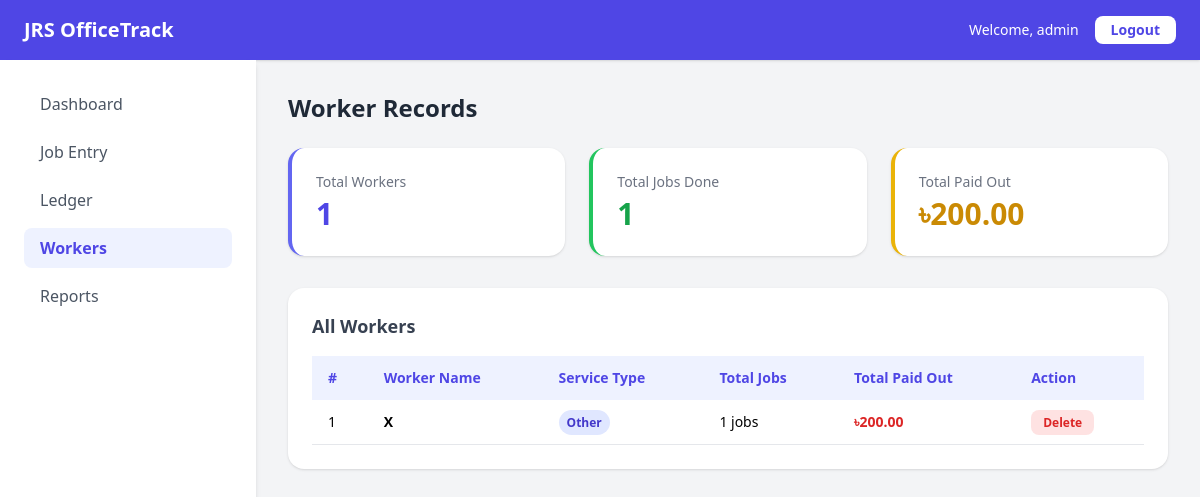
The page /workers.php (signed in) on the database its author committed.
### tables this page shows
CREATE TABLE `workers` (
  `id` int(11) NOT NULL,
  `worker_name` varchar(100) NOT NULL,
  `service_type` varchar(100) NOT NULL,
  `total_jobs` int(11) DEFAULT 0,
  `total_paid` decimal(10,2) DEFAULT 0.00,
  `created_at` timestamp NOT NULL DEFAULT current_timestamp()
);

### workers.php (the view, shortened to what this page needs)
<?php
require_once 'includes/db.php';
$workers = $pdo->query("SELECT * FROM workers ORDER BY worker_name ASC")->fetchAll();
?>
<!DOCTYPE html>
<html lang="en">
<head>
    <script src="https://cdn.tailwindcss.com"></script>
</head>
<body class="bg-gray-100 min-h-screen">
    <nav class="bg-indigo-600 text-white px-6 py-4 flex justify-between items-center shadow">
        <h1 class="text-xl font-bold">JRS OfficeTrack</h1>
        <div class="flex items-center gap-4">
            <span class="text-sm">Welcome, <?= $_SESSION['admin'] ?></span>
            <a href="logout.php" class="bg-white text-indigo-600 text-sm font-semibold px-4 py-1 rounded-lg hover:bg-gray-100">Logout</a>
        </div>
    </nav>
    <div class="flex">
        <aside class="w-64 bg-white shadow-md min-h-screen p-6">
            <nav class="space-y-2">
                <a href="dashboard.php" class="block px-4 py-2 rounded-lg text-gray-600 hover:bg-indigo-50 hover:text-indigo-600">Dashboard</a>
                <a href="job_entry.php" class="block px-4 py-2 rounded-lg text-gray-600 hover:bg-indigo-50 hover:text-indigo-600">Job Entry</a>
                <a href="ledger.php" class="block px-4 py-2 rounded-lg text-gray-600 hover:bg-indigo-50 hover:text-indigo-600">Ledger</a>
                <a href="workers.php" class="block px-4 py-2 rounded-lg bg-indigo-50 text-indigo-600 font-semibold">Workers</a>
                <a href="reports.php" class="block px-4 py-2 rounded-lg text-gray-600 hover:bg-indigo-50 hover:text-indigo-600">Reports</a>
            </nav>
        </aside>
        <main class="flex-1 p-8">
            <h2 class="text-2xl font-bold text-gray-800 mb-6">Worker Records</h2>
            <div class="grid grid-cols-1 md:grid-cols-3 gap-6 mb-8">
                <div class="bg-white rounded-2xl shadow p-6 border-l-4 border-indigo-500">
                    <p class="text-sm text-gray-500">Total Workers</p>
                    <p class="text-3xl font-bold text-indigo-600 mt-1"><?= count($workers) ?></p>
                </div>
                <div class="bg-white rounded-2xl shadow p-6 border-l-4 border-green-500">
                    <p class="text-sm text-gray-500">Total Jobs Done</p>
                    <p class="text-3xl font-bold text-green-600 mt-1">
                        <?= array_sum(array_column($workers, 'total_jobs')) ?>
                    </p>
                </div>
                <div class="bg-white rounded-2xl shadow p-6 border-l-4 border-yellow-500">
                    <p class="text-sm text-gray-500">Total Paid Out</p>
                    <p class="text-3xl font-bold text-yellow-600 mt-1">
                        &#2547;<?= number_format(array_sum(array_column($workers, 'total_paid')), 2) ?>
                    </p>
                </div>
            </div>
            <div class="bg-white rounded-2xl shadow p-6">
                <h3 class="text-lg font-bold text-gray-700 mb-4">All Workers</h3>
                <?php if(count($workers) > 0): ?>
                <table class="w-full text-sm text-left">
                    <thead class="bg-indigo-50 text-indigo-600">
                        <tr>
                            <th class="px-4 py-3">#</th>
                            <th class="px-4 py-3">Worker Name</th>
                            <th class="px-4 py-3">Service Type</th>
                            <th class="px-4 py-3">Total Jobs</th>
                            <th class="px-4 py-3">Total Paid Out</th>
                            <th class="px-4 py-3">Action</th>
                        </tr>
                    </thead>
                    <tbody>
                        <?php foreach($workers as $i => $w): ?>
                        <tr class="border-b hover:bg-gray-50">
                            <td class="px-4 py-3"><?= $i + 1 ?></td>
                            <td class="px-4 py-3 font-semibold"><?= htmlspecialchars($w['worker_name']) ?></td>
                            <td class="px-4 py-3">
                                <span class="bg-indigo-100 text-indigo-700 px-2 py-1 rounded-full text-xs font-semibold">
                                    <?= $w['service_type'] ?>
                                </span>
                            </td>
                            <td class="px-4 py-3"><?= $w['total_jobs'] ?> jobs</td>
                            <td class="px-4 py-3 font-semibold text-red-600">&#2547;<?= number_format($w['total_paid'], 2) ?></td>
                            <td class="px-4 py-3">
                                <a href="?delete_worker=<?= $w['id'] ?>"
                                    onclick="return confirm('Delete <?= htmlspecialchars($w['worker_name']) ?>? This cannot be undone!')"
                                    class="bg-red-100 text-red-600 hover:bg-red-200 px-3 py-1 rounded-lg text-xs font-semibold">
                                    Delete
                                </a>
                            </td>
                        </tr>
                        <?php endforeach; ?>
                    </tbody>
                </table>
                <?php else: ?>
                <p class="text-gray-400 text-sm">No workers added yet. Add workers from the Job Entry page.</p>
                <?php endif; ?>
            </div>
        </main>
    </div>
</body>
</html>

### rows shown on the page
workers: worker_name "X", service_type "Other", total_jobs "1", total_paid "200.00"

### other values the page prints
$_SESSION['admin'] "admin"
count($workers) "1"
array_sum(array_column($workers, 'total_jobs')) "1"
array_sum(array_column($workers, 'total_paid')) "200.00"
